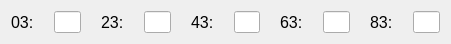
    <widget class="QWidget" name="layoutWidget_22">
     <property name="geometry">
      <rect>
       <x>10</x>
       <y>110</y>
       <width>451</width>
       <height>29</height>
      </rect>
     </property>
     <layout class="QHBoxLayout" name="MemoryRow03">
      <property name="spacing">
       <number>20</number>
      </property>
      <item>
       <layout class="QHBoxLayout" name="horizontalLayout_154">
        <item>
         <widget class="QLabel" name="label_226">
          <property name="font">
           <font>
            <pointsize>12</pointsize>
           </font>
          </property>
          <property name="text">
           <string>03:</string>
          </property>
         </widget>
        </item>
        <item>
         <widget class="QLineEdit" name="memLineEdit03">
          <property name="maxLength">
           <number>4</number>
          </property>
         </widget>
        </item>
       </layout>
      </item>
      <item>
       <layout class="QHBoxLayout" name="horizontalLayout_155">
        <item>
         <widget class="QLabel" name="label_227">
          <property name="font">
           <font>
            <pointsize>12</pointsize>
           </font>
          </property>
          <property name="text">
           <string>23:</string>
          </property>
         </widget>
        </item>
        <item>
         <widget class="QLineEdit" name="memLineEdit23">
          <property name="maxLength">
           <number>4</number>
          </property>
         </widget>
        </item>
       </layout>
      </item>
      <item>
       <layout class="QHBoxLayout" name="horizontalLayout_156">
        <item>
         <widget class="QLabel" name="label_228">
          <property name="font">
           <font>
            <pointsize>12</pointsize>
           </font>
          </property>
          <property name="text">
           <string>43:</string>
          </property>
         </widget>
        </item>
        <item>
         <widget class="QLineEdit" name="memLineEdit43">
          <property name="maxLength">
           <number>4</number>
          </property>
         </widget>
        </item>
       </layout>
      </item>
      <item>
       <layout class="QHBoxLayout" name="horizontalLayout_157">
        <item>
         <widget class="QLabel" name="label_229">
          <property name="font">
           <font>
            <pointsize>12</pointsize>
           </font>
          </property>
          <property name="text">
           <string>63:</string>
          </property>
         </widget>
        </item>
        <item>
         <widget class="QLineEdit" name="memLineEdit63">
          <property name="maxLength">
           <number>4</number>
          </property>
         </widget>
        </item>
       </layout>
      </item>
      <item>
       <layout class="QHBoxLayout" name="horizontalLayout_158">
        <item>
         <widget class="QLabel" name="label_230">
          <property name="font">
           <font>
            <pointsize>12</pointsize>
           </font>
          </property>
          <property name="text">
           <string>83:</string>
          </property>
         </widget>
        </item>
        <item>
         <widget class="QLineEdit" name="memLineEdit83">
          <property name="maxLength">
           <number>4</number>
          </property>
         </widget>
        </item>
       </layout>
      </item>
     </layout>
    </widget>
